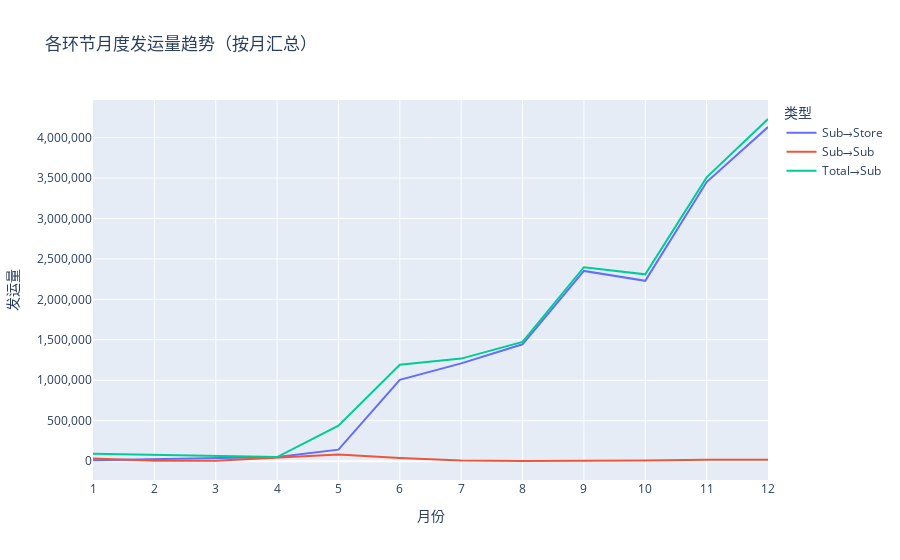

Notebook code for this chart:
### Code cell
# 先按月、按类型汇总发运量
vol_month = ( ship_vol.groupby(['month','type'], as_index=False)['qty'].sum())
fig_vol = px.line(
    vol_month,
    x='month',
    y='qty',
    color='type',
    title='各环节月度发运量趋势（按月汇总）',
    labels={'month':'月份', 'qty':'发运量', 'type':'类型'}
)
fig_vol.update_layout(
    xaxis=dict(tickmode='linear'),
    yaxis=dict(tickformat=',')
)

fig_vol.show()
fig_op1 = fig_vol

### Figure 1 — Plotly figure (JSON) as saved in the notebook; plotly's stock layout.template omitted (floating-point values rounded to 4 significant figures)
{"data": [{"hovertemplate": "类型=Sub→Store<br>月份=%{x}<br>发运量=%{y}<extra></extra>", "legendgroup": "Sub→Store", "line": {"color": "#636efa", "dash": "solid"}, "marker": {"symbol": "circle"}, "mode": "lines", "name": "Sub→Store", "orientation": "v", "showlegend": true, "type": "scatter", "x": [1, 4, 5, 6, 7, 8, 9, 10, 11, 12], "xaxis": "x", "y": [11289, 50221, 142260, 1005080, 1208325, 1444384, 2351511, 2228712, 3449653, 4129439], "yaxis": "y"}, {"hovertemplate": "类型=Sub→Sub<br>月份=%{x}<br>发运量=%{y}<extra></extra>", "legendgroup": "Sub→Sub", "line": {"color": "#EF553B", "dash": "solid"}, "marker": {"symbol": "circle"}, "mode": "lines", "name": "Sub→Sub", "orientation": "v", "showlegend": true, "type": "scatter", "x": [1, 2, 3, 5, 6, 7, 8, 9, 10, 11, 12], "xaxis": "x", "y": [31767, 3601, 4265, 82072, 38830, 7481, 1722, 2294, 9007, 17847, 17878], "yaxis": "y"}, {"hovertemplate": "类型=Total→Sub<br>月份=%{x}<br>发运量=%{y}<extra></extra>", "legendgroup": "Total→Sub", "line": {"color": "#00cc96", "dash": "solid"}, "marker": {"symbol": "circle"}, "mode": "lines", "name": "Total→Sub", "orientation": "v", "showlegend": true, "type": "scatter", "x": [1, 4, 5, 6, 7, 8, 9, 10, 11, 12], "xaxis": "x", "y": [89875, 50221, 437894, 1192280, 1267407, 1473272, 2397252, 2309335, 3507975, 4229635], "yaxis": "y"}], "layout": {"legend": {"title": {"text": "类型"}, "tracegroupgap": 0}, "title": {"text": "各环节月度发运量趋势（按月汇总）"}, "xaxis": {"anchor": "y", "domain": [0, 1], "tickmode": "linear", "title": {"text": "月份"}}, "yaxis": {"anchor": "x", "domain": [0, 1], "tickformat": ",", "title": {"text": "发运量"}}}}
